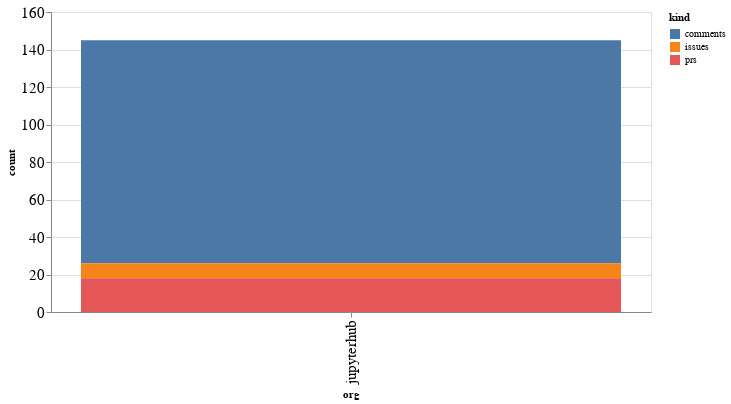

Source (notebook cell):
### Code cell
alt.Chart(org_summaries, width=600).mark_bar().encode(
    x='org',
    y='count',
    color='kind',
    tooltip="org"
)

### Figure 1 — Vega-Lite specification as saved in the notebook (floating-point values rounded to 4 significant figures)
{"config": {"axisLeft": {"labelFontSize": 15}, "axisBottom": {"labelFontSize": 15}}, "data": {"name": "data-b843196ccbec6d549769a23d124c5374"}, "mark": "bar", "encoding": {"color": {"type": "nominal", "field": "kind"}, "tooltip": {"type": "nominal", "field": "org"}, "x": {"type": "nominal", "field": "org"}, "y": {"type": "quantitative", "field": "count"}}, "width": 600, "$schema": "https://vega.github.io/schema/vega-lite/v4.8.1.json", "datasets": {"data-b843196ccbec6d549769a23d124c5374": [{"org": "jupyterhub", "kind": "comments", "count": 119}, {"org": "jupyterhub", "kind": "issues", "count": 8}, {"org": "jupyterhub", "kind": "prs", "count": 18}]}}
